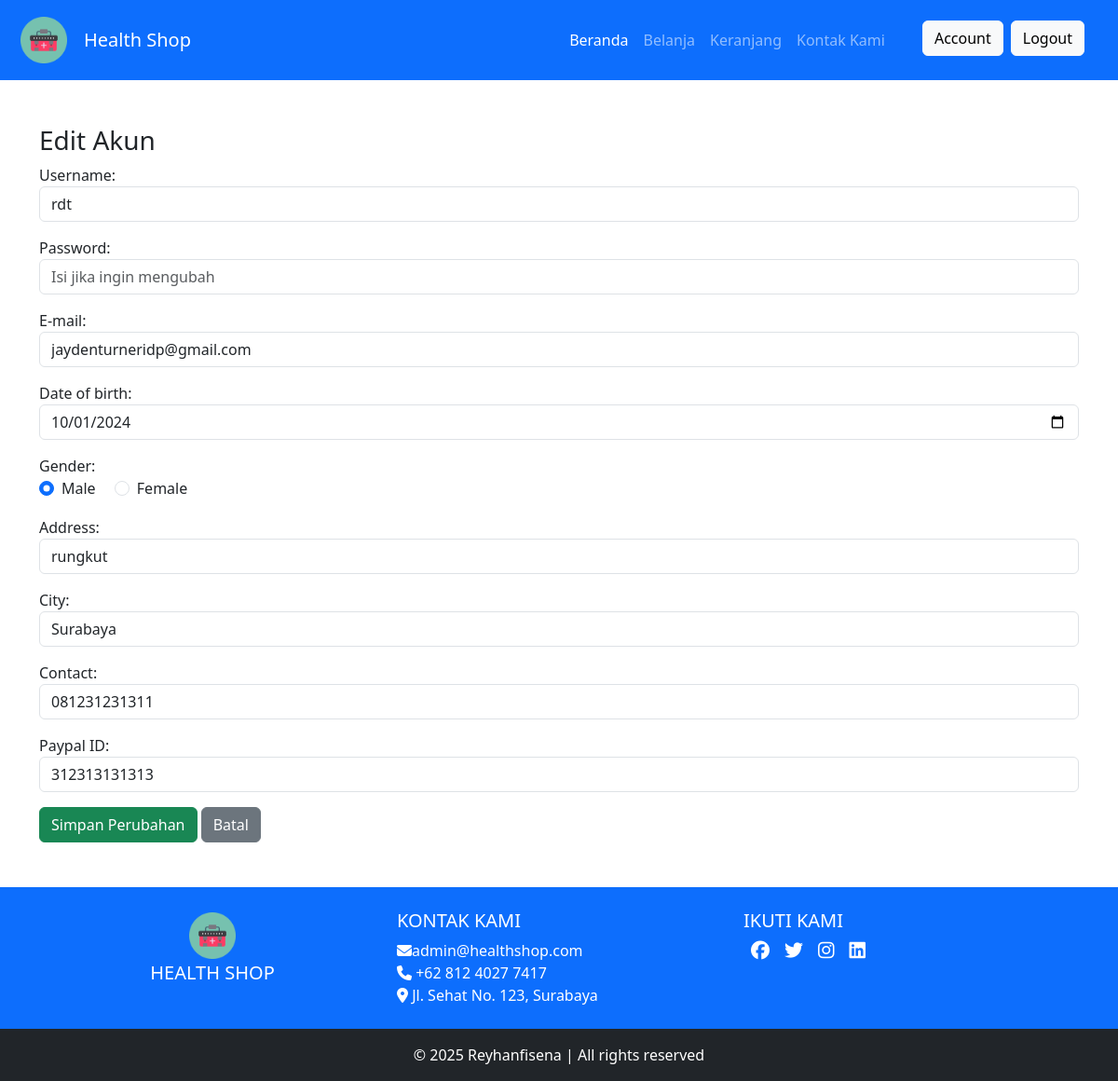
/account.php (signed in), run on the app's committed database.
### tables this page shows
CREATE TABLE `pendaftar` (
  `id` int(11) NOT NULL,
  `username` varchar(50) NOT NULL,
  `password` varchar(255) DEFAULT NULL,
  `email` varchar(100) NOT NULL,
  `dateofbirth` date NOT NULL,
  `gender` enum('Male','Female') NOT NULL,
  `address` varchar(255) NOT NULL,
  `city` varchar(255) NOT NULL,
  `contact` varchar(30) DEFAULT NULL,
  `paypal` varchar(50) NOT NULL,
  `role` enum('admin','member') NOT NULL DEFAULT 'member'
);

### account.php (the view, shortened to what this page needs)
<?php
include 'koneksi.php';
$id_user = $_SESSION['id'];
$query = mysqli_query($conn, "SELECT * FROM pendaftar WHERE id = '$id_user'");
$data = mysqli_fetch_assoc($query);
?>
<!DOCTYPE html>
<html lang="en">
<head>
  <link href="bootstrap/css/bootstrap.css" rel="stylesheet" />
  <link rel="stylesheet" href="https://cdnjs.cloudflare.com/ajax/libs/font-awesome/6.6.0/css/all.min.css" />
  <link rel="stylesheet" href="assets/style.css" />
</head>
<body>
    <section id="navbar">
    <nav class="navbar navbar-expand-lg bg-primary" data-bs-theme="dark">
      <div class="container-fluid">
        <img
          src="assets/image/icon-healthier.png"
          alt="Logo"
          style="width: 50px; height: 50px; margin: 10px"
          class="d-inline-block align-text-top" />
        <a class="navbar-brand mx-2" href="index.php">Health Shop</a>
        <div
          class="collapse navbar-collapse justify-content-end mr-3"
          id="navbarNav">
          <ul class="navbar-nav">
            <li class="nav-item">
              <a class="nav-link active" aria-current="page" href="#">Beranda</a>
            </li>
            <li class="nav-item">
              <a class="nav-link" href="belanja.php">Belanja</a>
            </li>
            <li class="nav-item">
            <a class="nav-link" href="cart.php?p=0">Keranjang</a>
            </li>
            <li class="nav-item">
            <a class="nav-link" href="https://wa.me/+6281240277417">Kontak Kami</a>
            </li>
          </ul>
          <ul class="navbar-nav mx-4">
            <?php
            if (!isset($_SESSION['log'])) {
              echo '
					<li><a href="register.php" class="btn btn-light mx-2"> Register</a></li>
					<li><a href="login.php" class="btn btn-light">Login</a></li>
					';
            } else {
              if ($_SESSION['role'] == 'member') {
                echo '
                    <li><a href="account.php" class="btn btn-light mx-2">Account</a></li>
					<li><a href="logout.php" class="btn btn-light mb-1">Logout</a></li>
					';
              } else {
                echo '
					<li><a href="admin" class="btn btn-light mb-1 mx-3">Admin</a></li>
					<li><a href="logout.php" class="btn btn-light mb-1">Logout</a></li>
					';
              };
            }
            ?>
          </ul>
        </div>
      </div>
    </nav>
  </section>
  <div class="container mt-5">
    <h3>Edit Akun</h3>
    <form method="POST">
        <div class="mb-3">
            <label>Username:</label>
            <input type="text" name="username" class="form-control" value="<?= htmlspecialchars($data['username']) ?>" required>
        </div>
        <div class="mb-3">
            <label>Password:</label>
            <input type="password" name="password" class="form-control" placeholder="Isi jika ingin mengubah">
        </div>
        <div class="mb-3">
            <label>E-mail:</label>
            <input type="email" name="email" class="form-control" value="<?= htmlspecialchars($data['email']) ?>" required>
        </div>
        <div class="mb-3">
            <label>Date of birth:</label>
            <input type="date" name="dateofbirth" class="form-control" value="<?= htmlspecialchars($data['dateofbirth']) ?>">
        </div>
        <div class="mb-3">
            <label>Gender:</label><br>
            <div class="form-check form-check-inline">
                <input class="form-check-input" type="radio" name="gender" value="Male" <?= ($data['gender'] == 'Male') ? 'checked' : '' ?>>
                <label class="form-check-label">Male</label>
            </div>
            <div class="form-check form-check-inline">
                <input class="form-check-input" type="radio" name="gender" value="Female" <?= ($data['gender'] == 'Female') ? 'checked' : '' ?>>
                <label class="form-check-label">Female</label>
            </div>
        </div>
        <div class="mb-3">
            <label>Address:</label>
            <input type="text" name="address" class="form-control" value="<?= htmlspecialchars($data['address']) ?>">
        </div>
        <div class="mb-3">
            <label>City:</label>
            <input type="text" name="city" class="form-control" value="<?= htmlspecialchars($data['city'])?>">
        </div>
        <div class="mb-3">
            <label>Contact:</label>
            <input type="text" name="contact" class="form-control" value="<?= htmlspecialchars($data['contact']) ?>">
        </div>
        <div class="mb-3">
            <label>Paypal ID:</label>
            <input type="text" name="paypal" class="form-control" value="<?= htmlspecialchars($data['paypal']) ?>">
        </div>
        <button type="submit" name="update" class="btn btn-success">Simpan Perubahan</button>
        <a href="account.php" class="btn btn-secondary">Batal</a>
    </form>
</div>
    <?php include('footer.php') ?>
</body>
</html>

### data on the page
pendaftar: username "rdt", email "jaydenturneridp@gmail.com", dateofbirth "10/01/2024", gender "☑", address "rungkut", city "Surabaya", contact "081231231311", paypal "312313131313"
